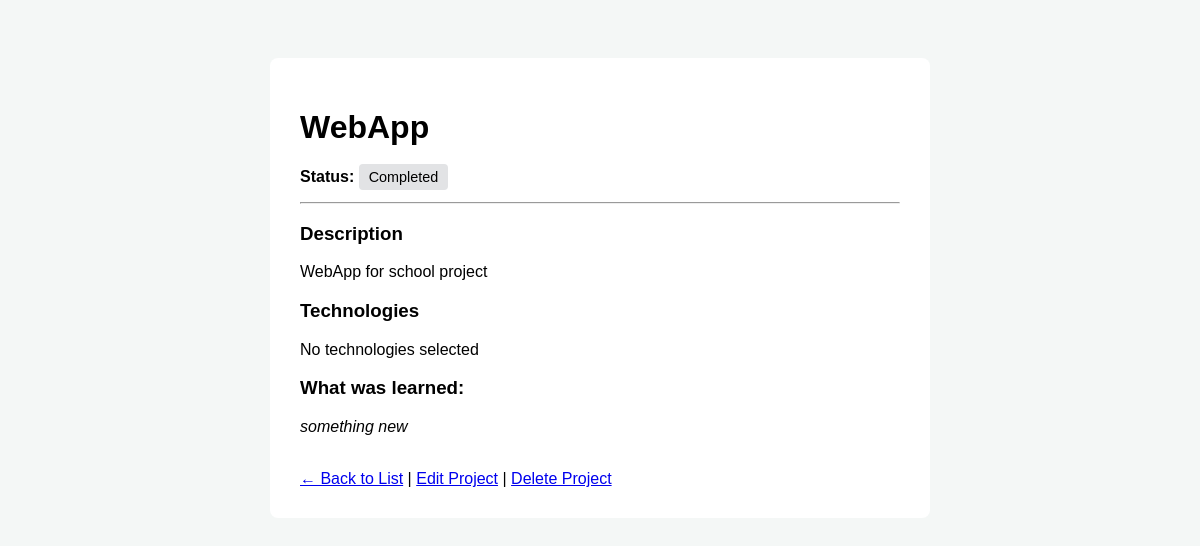
The app's page /project/3/ with its own data.
### tracker/models.py (models this page shows, shortened)
class Project(models.Model):
    STATUS_CHOICES = [
        ('Planned', 'Planned'),
        ('In Progress', 'In Progress'),
        ('Completed', 'Completed'),
    ]
    name = models.CharField(max_length=255)
    description = models.TextField()
    status = models.CharField(max_length=20, choices=STATUS_CHOICES, default='Planned')
    technology = models.ManyToManyField(Technology, blank=True)  # <-- change here
    what_i_learned = models.TextField()

### tracker/views.py (the view)
# urls.py: path('project/<int:pk>/', ProjectDetailView.as_view(), name='project_detail'),
class ProjectDetailView(DetailView):
    model = Project
    template_name = 'tracker/project_detail.html'

### templates/tracker/project_detail.html (shortened to what this page needs)
<!DOCTYPE html>
<html>
<head>
</head>
<body>
    <div class="content">
        <h1>{{ project.name }}</h1>
        <p><strong>Status:</strong> <span class="tag">{{ project.status }}</span></p>
        <hr>
        <h3>Description</h3>
        <p>{{ project.description }}</p>
        <h3>Technologies</h3>
        <p>
        {% for tech in project.technology.all %}
            <span class="tag">{{ tech.name }}</span>
        {% empty %}
            <span>No technologies selected</span>
        {% endfor %}
        </p>
        <h3>What was learned:</h3>
        <p><em>{{ project.what_i_learned }}</em></p>
        <br>
        <a href="{% url 'project_list' %}">← Back to List</a> |
        <a href="{% url 'project_edit' project.id %}">Edit Project</a> |
        <a href="{% url 'project_delete' project.id %}">Delete Project</a>
    </div>
</body>
</html>

### templates/tracker/project_detail.html (style rules this page uses)
body { font-family: sans-serif; background: #f4f7f6; padding: 50px; }
.content { background: white; padding: 30px; border-radius: 8px; max-width: 600px; margin: auto; }
.tag { background: #e2e3e5; padding: 5px 10px; border-radius: 4px; font-size: 0.9em; margin-right: 5px; }

### records on screen
Project: name "WebApp", status "Completed", description "WebApp for school project", what_i_learned "something new"
